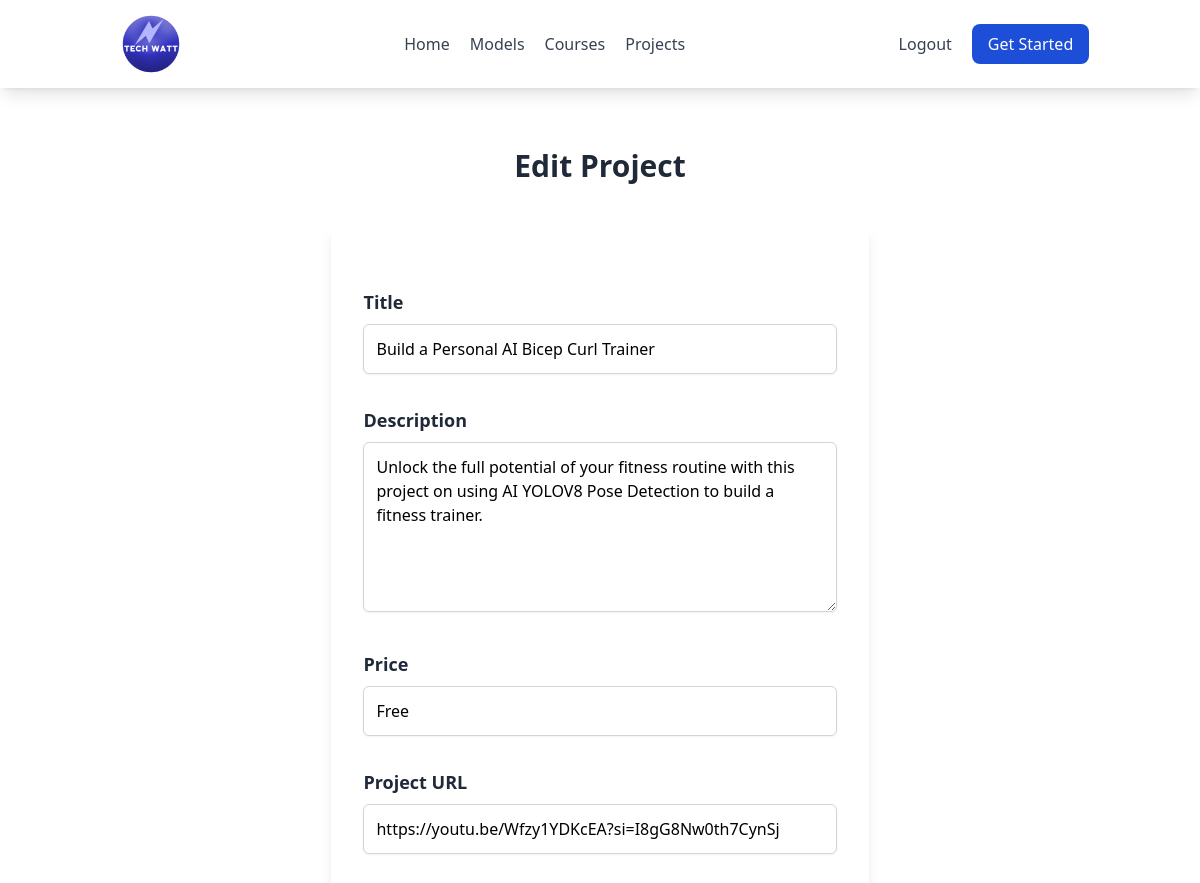
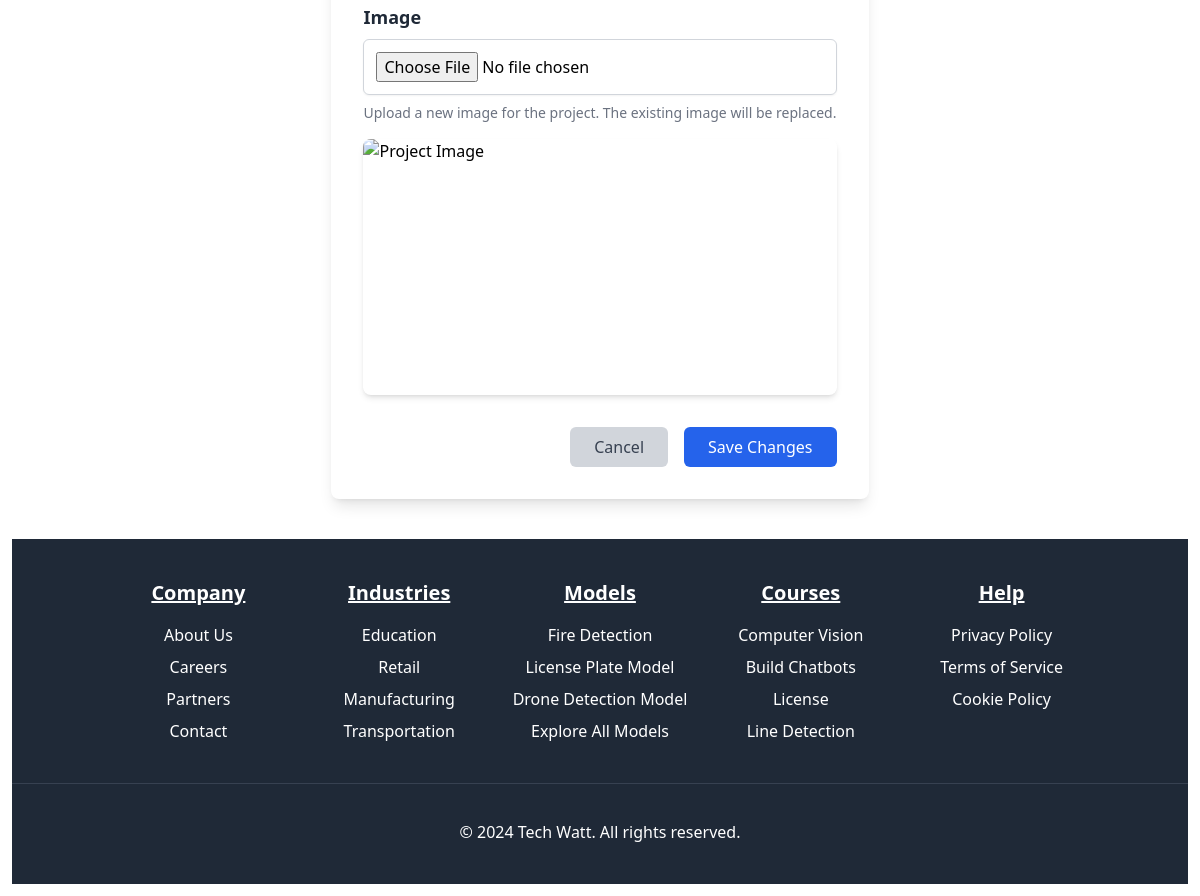
/editproject/2/ (signed in), run on the app's committed database (2 pictures, top to bottom).
### projects/models.py (models this page shows, shortened)
class Project(models.Model):
    title = models.CharField(max_length=500,null=False,blank=False)
    description = models.TextField(null=False,blank=False)
    price = models.CharField(max_length=200,null=False,blank=False)
    image = CloudinaryField('project_image/', blank=False, null=False)
    project_url = models.URLField(null=False, blank=False)

### projects/views.py (the view)
# urls.py: path('editproject/<int:project_id>/', views.edit_project, name='editproject'),  # For admin to edit blogs
def edit_project(request, project_id):
    project = get_object_or_404(Project, id=project_id)
    if request.user.is_authenticated and request.user.email == 'felixsam922@gmail.com':
        if request.method == 'POST':
            title = request.POST.get('title')
            description = request.POST.get('description')
            price = request.POST.get('price')
            project_url = request.POST.get('project_url')
            image = request.FILES.get('image')
            project.title = title
            project.description = description
            project.price = price
            project.project_url = project_url
            if image:
                project.image = image
            project.save()  # Save the changes
            return redirect(reverse('admin_dashboard'))
    if not request.user.is_authenticated or request.user.email != 'felixsam922@gmail.com':
        return redirect(reverse('homepage'))
    return render(request, 'projects/editproject.html', {'project': project})

### projects/templates/projects/editproject.html (shortened to what this page needs)
{% load static tailwind_tags %}
<!DOCTYPE html>
<html lang="en">
<head>
    {% tailwind_css %}
</head>
<body>
    <div class="min-h-screen py-3 px-3 flex flex-col ">
        <nav class="fixed top-0 left-0 w-full bg-white shadow-lg z-50">
            <div class="flex items-center justify-around p-1">
                <div class="flex items-center gap-5">
                    <a href="#">
                        <img src="{% static 'blog/images/LOGO.png'%}" alt="Logo" width="80">
                    </a>
                </div>
                <div class="hidden md:flex flex-col items-center gap-5 md:flex-row md:justify-center">
                    <a class="text-base font-medium text-gray-700 hover:text-blue-500 transition duration-200" href="{% url 'homepage'%}">Home</a>
                    <a class="text-base font-medium text-gray-700 hover:text-blue-500 transition duration-200" href="#">Models</a>
                    <a class="text-base font-medium text-gray-700 hover:text-blue-500 transition duration-200" href="#">Courses</a>
                    <a class="text-base font-medium text-gray-700 hover:text-blue-500 transition duration-200" href="{% url 'projects' %}">Projects</a>
                </div>
                <div class="hidden md:flex items-center gap-5">
                    {% if user.is_authenticated %}
                    <a class="text-base font-medium text-gray-700 hover:text-blue-500 transition duration-200" href="{% url 'logout'%}">Logout</a>
                    {% else %}
                    <a class="text-base font-medium text-gray-700 hover:text-blue-500 transition duration-200" href="{% url 'login'%}">Sign In</a>
                    {% endif %}
                    <a class="bg-blue-700 text-white px-4 py-2 rounded-lg hover:bg-blue-800 transition duration-200" href="{% url 'login'%}">Get Started</a>
                </div>
            </div>
        </nav>
<div class="max-w-4xl mx-auto py-10 mt-24">
    <h1 class="text-3xl text-center font-bold mb-10 text-gray-800">Edit Project</h1>
    <form method="post" enctype="multipart/form-data" class="bg-white shadow-lg rounded-lg p-8 space-y-8">
        <div class="mb-6">
            <label for="title" class="block text-gray-800 text-lg font-semibold mb-2">Title</label>
            <input type="text" id="title" name="title" value="{{ project.title }}" class="w-full border border-gray-300 rounded-md shadow-sm p-3 focus:outline-none focus:ring-2 focus:ring-blue-500 focus:border-transparent" required>
        </div>
        <div class="mb-6">
            <label for="description" class="block text-gray-800 text-lg font-semibold mb-2">Description</label>
            <textarea id="description" name="description" rows="6" class="w-full border border-gray-300 rounded-md shadow-sm p-3 focus:outline-none focus:ring-2 focus:ring-blue-500 focus:border-transparent" required>{{ project.description }}</textarea>
        </div>
        <div class="mb-6">
            <label for="price" class="block text-gray-800 text-lg font-semibold mb-2">Price</label>
            <input type="text" id="price" name="price" value="{{ project.price }}" class="w-full border border-gray-300 rounded-md shadow-sm p-3 focus:outline-none focus:ring-2 focus:ring-blue-500 focus:border-transparent" required>
        </div>
        <div class="mb-6">
            <label for="project_url" class="block text-gray-800 text-lg font-semibold mb-2">Project URL</label>
            <input type="url" id="project_url" name="project_url" value="{{ project.project_url }}" class="w-full border border-gray-300 rounded-md shadow-sm p-3 focus:outline-none focus:ring-2 focus:ring-blue-500 focus:border-transparent" required>
        </div>
        <div class="mb-6">
            <label for="image" class="block text-gray-800 text-lg font-semibold mb-2">Image</label>
            <input type="file" id="image" name="image" class="w-full border border-gray-300 rounded-md shadow-sm p-3 focus:outline-none focus:ring-2 focus:ring-blue-500 focus:border-transparent" required>
            <p class="mt-2 text-gray-500 text-sm">Upload a new image for the project. The existing image will be replaced.</p>
            <div class="mt-4">
                <img src="{{ project.image.url }}" alt="Project Image" class="w-full h-64 object-cover rounded-lg shadow-md">
            </div>
        </div>
        <div class="flex justify-end space-x-4">
            <a href="{% url 'projects' %}" class="bg-gray-300 text-gray-700 px-6 py-2 rounded-md hover:bg-gray-400 transition">Cancel</a>
            <button type="submit" class="bg-blue-600 text-white px-6 py-2 rounded-md hover:bg-blue-700 transition">Save Changes</button>
        </div>
    </form>
</div>
<footer class="bg-gray-800 text-white py-10 text-center">
    <div class="container mx-auto grid grid-cols-1 sm:grid-cols-2 lg:grid-cols-5 gap-5 px-5">
        <div>
            <h2 class="text-xl font-semibold mb-4 underline">Company</h2>
            <ul>
                <li class="mb-2"><a href="#" class="hover:text-blue-400">About Us</a></li>
                <li class="mb-2"><a href="#" class="hover:text-blue-400">Careers</a></li>
                <li class="mb-2"><a href="#" class="hover:text-blue-400">Partners</a></li>
                <li class="mb-2"><a href="#" class="hover:text-blue-400">Contact</a></li>
            </ul>
        </div>
        <div>
            <h2 class="text-xl font-semibold mb-4 underline">Industries</h2>
            <ul>
                <li class="mb-2"><a href="#" class="hover:text-blue-400">Education</a></li>
                <li class="mb-2"><a href="#" class="hover:text-blue-400">Retail</a></li>
                <li class="mb-2"><a href="#" class="hover:text-blue-400">Manufacturing</a></li>
                <li class="mb-2"><a href="#" class="hover:text-blue-400">Transportation</a></li>
            </ul>
        </div>
        <div>
            <h2 class="text-xl font-semibold mb-4 underline">Models</h2>
            <ul>
                <li class="mb-2"><a href="#" class="hover:text-blue-400">Fire Detection</a></li>
                <li class="mb-2"><a href="#" class="hover:text-blue-400">License Plate Model</a></li>
                <li class="mb-2"><a href="#" class="hover:text-blue-400">Drone Detection Model</a></li>
                <li class="mb-2"><a href="#" class="hover:text-blue-400">Explore All Models</a></li>
            </ul>
        </div>
        <div>
            <h2 class="text-xl font-semibold mb-4 underline">Courses</h2>
            <ul>
                <li class="mb-2"><a href="#" class="hover:text-blue-400">Computer Vision</a></li>
                <li class="mb-2"><a href="#" class="hover:text-blue-400">Build Chatbots</a></li>
                <li class="mb-2"><a href="#" class="hover:text-blue-400">License </a></li>
                <li class="mb-2"><a href="#" class="hover:text-blue-400">Line Detection</a></li>
            </ul>
        </div>
        <div class="col-span-2 sm:col-span-2 lg:col-span-1">
            <h2 class="text-xl font-semibold mb-4 underline">Help</h2>
            <ul>
                <li class="mb-2"><a href="#" class="hover:text-blue-400">Privacy Policy</a></li>
                <li class="mb-2"><a href="#" class="hover:text-blue-400">Terms of Service</a></li>
                <li class="mb-2"><a href="#" class="hover:text-blue-400">Cookie Policy</a></li>
            </ul>
        </div>
    </div>
    <div class="border-t border-gray-700 mt-8"></div>
    <div class="mt-3 pt-6 text-center">
        <p>&copy; 2024 Tech Watt. All rights reserved.</p>
    </div>
</footer>
</div>
</body>
</html>

### data on the page
Project: title "Build a Personal AI Bicep Curl Trainer", description "Unlock the full potential of your fitness routine with this project on using AI YOLOV8 Pose Detection to build a fitness trainer.", price "Free", project_url "https://youtu.be/Wfzy1YDKcEA?si=I8gG8Nw0th7CynSj"
